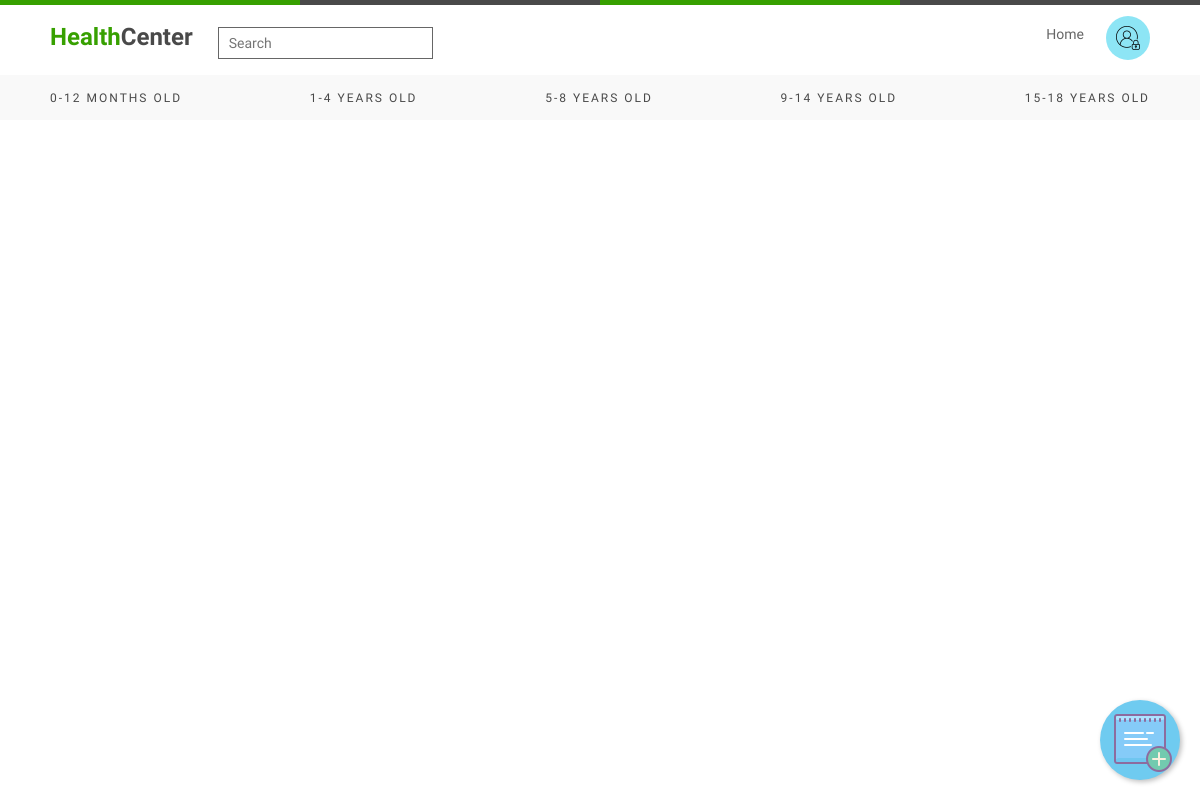
Before: /php/5-8.php with the older database file.
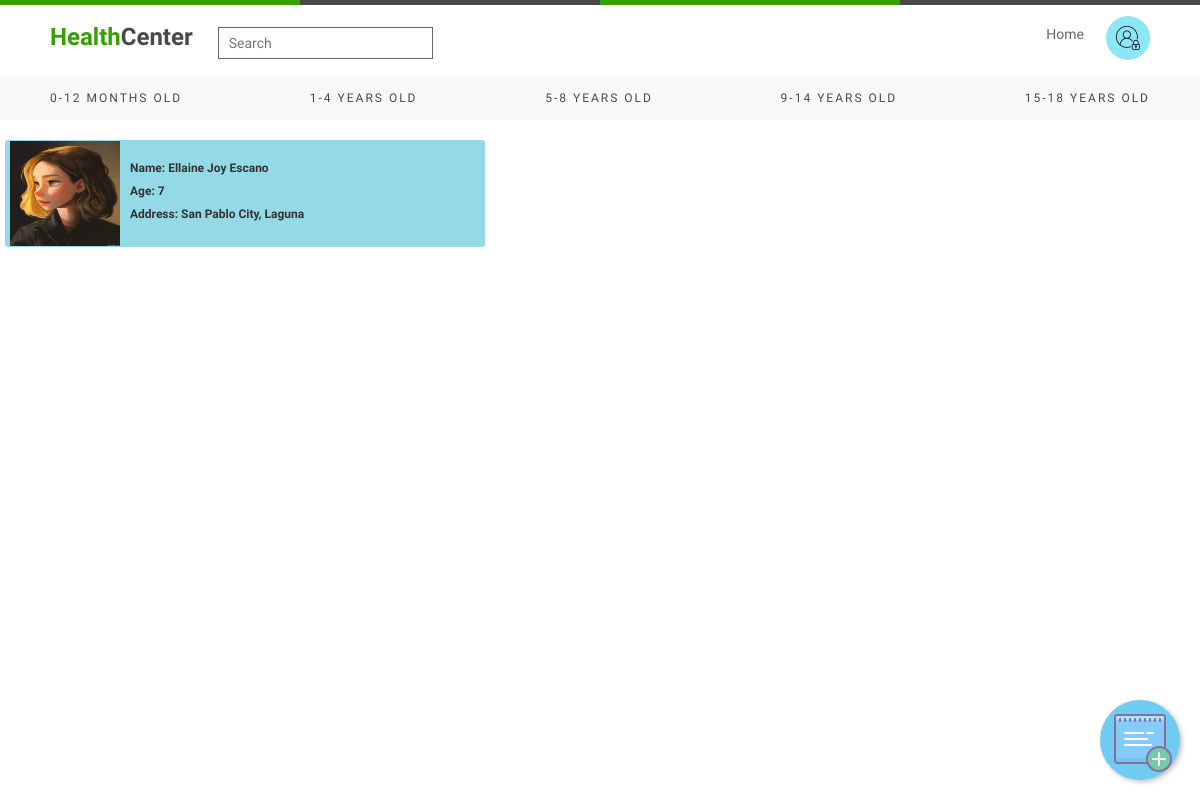
After: the same page with the newer database file.
### tables this page shows
CREATE TABLE IF NOT EXISTS `info` (
  `id` int(11) NOT NULL AUTO_INCREMENT,
  `pic` blob NOT NULL,
  `fname` text NOT NULL,
  `lname` text NOT NULL,
  `age` int(11) NOT NULL,
  `bday` text NOT NULL,
  `gender` text NOT NULL COMMENT 'address',
  `address` text NOT NULL,
  `height` int(11) NOT NULL,
  `weight` int(11) NOT NULL,
  `shot` text NOT NULL,
  `vit` text NOT NULL,
  `meds` text NOT NULL,
  `medhis` text NOT NULL,
  `pfname` text NOT NULL,
  `plname` text NOT NULL,
  `civstatus` text NOT NULL,
  `relate_child` text NOT NULL,
  `guardian_add` text NOT NULL,
  `contact` int(11) NOT NULL,
  PRIMARY KEY (`id`),
  UNIQUE KEY `id` (`id`)
);

### php/5-8.php (the view, shortened to what this page needs)
<?php
$connect = mysqli_connect("localhost", "root", "", "hcenter");
$query = "SELECT * from info where age BETWEEN 5 and 8";
$result = mysqli_query($connect, $query);
?>
<!DOCTYPE html>
<html lang="en">
<head>
    <link rel="stylesheet" href="../css/modal.css">
    <link rel="stylesheet" href="../css/hompage.css">
    <link rel="stylesheet" href="https://maxcdn.bootstrapcdn.com/bootstrap/3.3.6/css/bootstrap.min.css" />
</head>
<div class="wrapper">
    <div class="multi_color_border"></div>
    <div class="top_nav">
        <div class="left">
            <div class="logo">
                <p><span>Health</span>Center</p>
            </div>
            <div class="search_bar">
                <input type="text" placeholder="Search">
            </div>
        </div>
        <div class="right">
            <ul>
                <li><a href="home.php">Home</a></li>
                <div class="login">
                    <button class="dropbtn"><img src="../images/admin.png"></button>
                </div>
            </ul>
        </div>
    </div>
    <div class="bottom_nav">
        <ul>
            <li><a href="0-12.php">0-12 Months Old</a></li>
            <li><a href="1-4.php">1-4 Years Old</a></li>
            <li><a href="5-8.php">5-8 Years Old</a></li>
            <li><a href="9-14.php">9-14 Years Old</a></li>
            <li><a href="15-18.php">15-18 Years Old</a></li>
        </ul>
    </div>
    <a href="form.php" class="material-icon floating-btn"><img src="../images/add.png"></a>
</div>
<?php
while ($row = mysqli_fetch_array($result)) {
?>
    <br>
    <div class="design clearfix  btn-xs view_data" id="<?php echo $row["id"]; ?>">
        <?php echo "<img src='../images/" . $row["pic"] . "' alt='Image' height=105 width=110>"; ?>
        <br> <label>Name: <?php echo $row["fname"]; ?> <?php echo $row["lname"]; ?> </label>
        <label>Age: <?php echo $row["age"]; ?></label>
        <label>Address: <?php echo $row["address"]; ?></label>
    </div>
<?php
}
?>
</html>

Changed rows visible on the page:
added info: pic (picture), fname "Ellaine Joy", lname "Escano", age "7", address "San Pablo City, Laguna"
